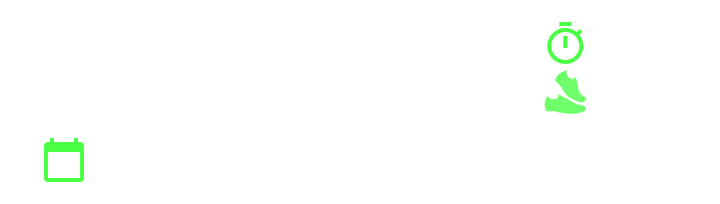
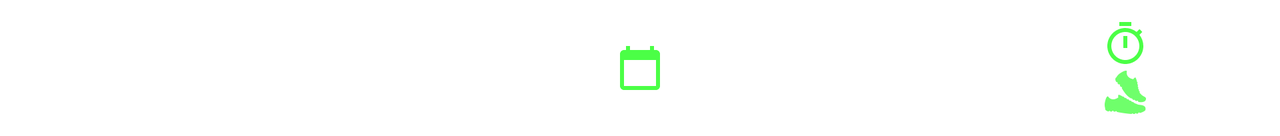

Two renders of one Android screen. The first uses the default layout on a phone; the second uses the alternative layout the repository ships for a different screen configuration, on a matching device. The two XML files are below.
<!-- AndroidManifest.xml: application theme Theme.ProgettoCarmineVitiello -->
<!-- res/layout/goal_item.xml -->
<?xml version="1.0" encoding="utf-8"?>
<androidx.constraintlayout.widget.ConstraintLayout xmlns:android="http://schemas.android.com/apk/res/android"
    android:layout_width="match_parent"
    android:layout_height="wrap_content"
    xmlns:app="http://schemas.android.com/apk/res-auto"
    android:layout_margin="10dp">
    <TextView
        android:id="@+id/max_acc_item_label"
        android:layout_width="wrap_content"
        android:layout_height="wrap_content"
        android:textColor="@color/white"
        android:text="@string/better_result"
        app:layout_constraintStart_toStartOf="parent"
        app:layout_constraintEnd_toStartOf="@id/max_acc_item"
        app:layout_constraintTop_toTopOf="parent"
        android:layout_marginStart="10dp"
        />
    <TextView
        android:id="@+id/max_acc_item"
        android:layout_width="wrap_content"
        android:layout_height="wrap_content"
        android:textColor="@color/white"
        android:text="@string/reload"
        app:layout_constraintStart_toEndOf="@id/max_acc_item_label"
        app:layout_constraintTop_toTopOf="parent"
        android:layout_marginStart="10dp"
        />
    <TextView
        android:id="@+id/min_acc_item_label"
        android:layout_width="wrap_content"
        android:layout_height="wrap_content"
        android:textColor="@color/white"
        android:text="@string/bad_result"
        app:layout_constraintStart_toStartOf="@id/max_acc_item_label"
        app:layout_constraintEnd_toEndOf="@id/max_acc_item_label"
        app:layout_constraintTop_toBottomOf="@id/max_acc_item_label"
        android:layout_marginTop="10dp"
        />
    <TextView
        android:id="@+id/min_acc_item"
        android:layout_width="wrap_content"
        android:layout_height="wrap_content"
        android:textColor="@color/white"
        android:text="@string/reload"
        app:layout_constraintStart_toStartOf="@id/max_acc_item"
        app:layout_constraintTop_toBottomOf="@id/max_acc_item"
        app:layout_constraintEnd_toEndOf="@id/max_acc_item"
        android:layout_marginTop="10dp"

        />
    <TextView
        android:id="@+id/time_session"
        android:layout_width="wrap_content"
        android:layout_height="wrap_content"
        android:textColor="@color/white"
        android:textAlignment="center"
        app:layout_constraintEnd_toEndOf="parent"
        app:layout_constraintTop_toTopOf="parent"
        android:text="@string/startTime"
        android:layout_marginEnd="10sp"
        />
    <ImageView
        android:id="@+id/image_time"
        android:layout_width="wrap_content"
        android:layout_height="wrap_content"
        app:layout_constraintEnd_toStartOf="@id/time_session"
        app:layout_constraintTop_toTopOf="parent"
        android:src="@drawable/ic_baseline_timer_24"
        android:layout_marginEnd="10dp"/>
    <TextView
        android:id="@+id/steps"
        android:layout_width="wrap_content"
        android:layout_height="wrap_content"
        android:textColor="@color/white"
        android:textAlignment="center"
        app:layout_constraintEnd_toEndOf="parent"
        app:layout_constraintTop_toBottomOf="@id/time_session"
        app:layout_constraintStart_toStartOf="@id/time_session"
        android:text="@string/_0"
        android:layout_marginTop="10dp"
        />
    <ImageView
        android:id="@+id/image_steps"
        android:layout_width="wrap_content"
        android:layout_height="wrap_content"
        app:layout_constraintEnd_toEndOf="@id/image_time"
        app:layout_constraintTop_toBottomOf="@id/image_time"
        app:layout_constraintStart_toStartOf="@id/image_time"
        android:src="@drawable/ic_shoes"/>
    <TextView
        android:id="@+id/date"
        android:layout_width="wrap_content"
        android:layout_height="wrap_content"
        android:textColor="@color/white"
        android:textAlignment="center"
        app:layout_constraintEnd_toEndOf="parent"
        app:layout_constraintTop_toBottomOf="@id/min_acc_item_label"
        app:layout_constraintStart_toEndOf="@id/image_date"
        android:text="@string/reload"
        android:layout_marginTop="10dp"
        />
    <ImageView
        android:id="@+id/image_date"
        android:layout_width="wrap_content"
        android:layout_height="wrap_content"
        app:layout_constraintTop_toBottomOf="@id/min_acc_item_label"
        app:layout_constraintStart_toStartOf="parent"
        android:layout_marginTop="10dp"
        android:layout_marginStart="10dp"
        android:src="@drawable/ic_baseline_calendar_today_24"/>
</androidx.constraintlayout.widget.ConstraintLayout>
<!-- resources referenced by this layout -->
<resources>
  <color name="white">#FFFFFFFF</color>
  <!-- drawable ic_baseline_calendar_today_24 (drawable) -->
  <vector android:height="24dp" android:tint="#4BFF46"
      android:viewportHeight="24" android:viewportWidth="24"
      android:width="24dp" xmlns:android="http://schemas.android.com/apk/res/android">
      <path android:fillColor="@android:color/white" android:pathData="M20,3h-1L19,1h-2v2L7,3L7,1L5,1v2L4,3c-1.1,0 -2,0.9 -2,2v16c0,1.1 0.9,2 2,2h16c1.1,0 2,-0.9 2,-2L22,5c0,-1.1 -0.9,-2 -2,-2zM20,21L4,21L4,8h16v13z"/>
  </vector>
  <!-- drawable ic_baseline_timer_24 (drawable) -->
  <vector android:height="24dp" android:tint="#4BFF46"
      android:viewportHeight="24" android:viewportWidth="24"
      android:width="24dp" xmlns:android="http://schemas.android.com/apk/res/android">
      <path android:fillColor="@android:color/white" android:pathData="M15,1L9,1v2h6L15,1zM11,14h2L13,8h-2v6zM19.03,7.39l1.42,-1.42c-0.43,-0.51 -0.9,-0.99 -1.41,-1.41l-1.42,1.42C16.07,4.74 14.12,4 12,4c-4.97,0 -9,4.03 -9,9s4.02,9 9,9 9,-4.03 9,-9c0,-2.12 -0.74,-4.07 -1.97,-5.61zM12,20c-3.87,0 -7,-3.13 -7,-7s3.13,-7 7,-7 7,3.13 7,7 -3.13,7 -7,7z"/>
  </vector>
  <!-- drawable ic_shoes: png bitmap (drawable-hdpi, 827 bytes) -->
  <string name="_0">0</string>
  <string name="bad_result">Bad Result</string>
  <string name="better_result">Better Result</string>
  <string name="reload">Reload…</string>
  <string name="startTime">00:00</string>
  <style name="Theme.ProgettoCarmineVitiello" parent="Theme.MaterialComponents.DayNight.DarkActionBar">
          
          <item name="colorPrimary">@color/purple_500</item>
          <item name="colorPrimaryVariant">@color/purple_700</item>
          <item name="colorOnPrimary">@color/white</item>
          
          <item name="colorSecondary">@color/teal_200</item>
          <item name="colorSecondaryVariant">@color/teal_700</item>
          <item name="colorOnSecondary">@color/black</item>
          
          <item name="android:statusBarColor" tools:targetApi="l">?attr/colorPrimaryVariant</item>
          
      </style>
  <color name="purple_500">#FF6200EE</color>
  <color name="purple_700">#FF3700B3</color>
  <color name="teal_200">#FF03DAC5</color>
  <color name="teal_700">#FF018786</color>
  <color name="black">#FF000000</color>
</resources>
<!-- res/layout-land/goal_item.xml (the repository's variant of the layout above) -->
<!-- drawn on the phone turned sideways -->
<?xml version="1.0" encoding="utf-8"?>
<androidx.constraintlayout.widget.ConstraintLayout xmlns:android="http://schemas.android.com/apk/res/android"
    android:layout_width="match_parent"
    android:layout_height="wrap_content"
    xmlns:app="http://schemas.android.com/apk/res-auto"
    android:layout_margin="10dp">
    <TextView
        android:id="@+id/max_acc_item_label"
        android:layout_width="wrap_content"
        android:layout_height="wrap_content"
        android:textColor="@color/white"
        android:text="@string/better_result"
        app:layout_constraintStart_toStartOf="parent"
        app:layout_constraintEnd_toStartOf="@id/max_acc_item"
        app:layout_constraintTop_toTopOf="parent"
        android:layout_marginStart="10dp"
        />
    <TextView
        android:id="@+id/max_acc_item"
        android:layout_width="wrap_content"
        android:layout_height="wrap_content"
        android:textColor="@color/white"
        android:text="@string/reload"
        app:layout_constraintStart_toEndOf="@id/max_acc_item_label"
        app:layout_constraintTop_toTopOf="parent"
        android:layout_marginStart="10dp"
        />
    <TextView
        android:id="@+id/min_acc_item_label"
        android:layout_width="wrap_content"
        android:layout_height="wrap_content"
        android:textColor="@color/white"
        android:text="@string/bad_result"
        app:layout_constraintStart_toStartOf="@id/max_acc_item_label"
        app:layout_constraintEnd_toEndOf="@id/max_acc_item_label"
        app:layout_constraintTop_toBottomOf="@id/max_acc_item_label"
        android:layout_marginTop="10dp"
        />
    <TextView
        android:id="@+id/min_acc_item"
        android:layout_width="wrap_content"
        android:layout_height="wrap_content"
        android:textColor="@color/white"
        android:text="@string/reload"
        app:layout_constraintStart_toStartOf="@id/max_acc_item"
        app:layout_constraintTop_toBottomOf="@id/max_acc_item"
        app:layout_constraintEnd_toEndOf="@id/max_acc_item"
        android:layout_marginTop="10dp"

        />
    <TextView
        android:id="@+id/time_session"
        android:layout_width="wrap_content"
        android:layout_height="wrap_content"
        android:textColor="@color/white"
        android:textAlignment="center"
        app:layout_constraintEnd_toEndOf="parent"
        app:layout_constraintTop_toTopOf="parent"
        android:text="@string/startTime"
        android:layout_marginEnd="10sp"
        />
    <ImageView
        android:id="@+id/image_time"
        android:layout_width="wrap_content"
        android:layout_height="wrap_content"
        app:layout_constraintEnd_toStartOf="@id/time_session"
        app:layout_constraintTop_toTopOf="parent"
        android:src="@drawable/ic_baseline_timer_24"
        android:layout_marginEnd="10dp"/>
    <TextView
        android:id="@+id/steps"
        android:layout_width="wrap_content"
        android:layout_height="wrap_content"
        android:textColor="@color/white"
        android:textAlignment="center"
        app:layout_constraintEnd_toEndOf="parent"
        app:layout_constraintTop_toBottomOf="@id/time_session"
        app:layout_constraintStart_toStartOf="@id/time_session"
        android:text="@string/_0"
        android:layout_marginTop="10dp"
        />
    <ImageView
        android:id="@+id/image_steps"
        android:layout_width="wrap_content"
        android:layout_height="wrap_content"
        app:layout_constraintEnd_toEndOf="@id/image_time"
        app:layout_constraintTop_toBottomOf="@id/image_time"
        app:layout_constraintStart_toStartOf="@id/image_time"
        android:src="@drawable/ic_shoes"/>

    <TextView
        android:id="@+id/date"
        android:layout_width="wrap_content"
        android:layout_height="wrap_content"
        android:text="@string/reload"
        android:textAlignment="center"
        android:textColor="@color/white"
        app:layout_constraintBottom_toBottomOf="parent"
        app:layout_constraintEnd_toEndOf="parent"
        app:layout_constraintStart_toEndOf="@id/image_date"
        app:layout_constraintTop_toTopOf="parent"
        app:layout_constraintHorizontal_bias="0.2"/>

    <ImageView
        android:id="@+id/image_date"
        android:layout_width="wrap_content"
        android:layout_height="wrap_content"
        android:src="@drawable/ic_baseline_calendar_today_24"
        app:layout_constraintBottom_toBottomOf="parent"
        app:layout_constraintEnd_toEndOf="parent"
        app:layout_constraintStart_toStartOf="parent"
        app:layout_constraintTop_toTopOf="parent" />
</androidx.constraintlayout.widget.ConstraintLayout>
